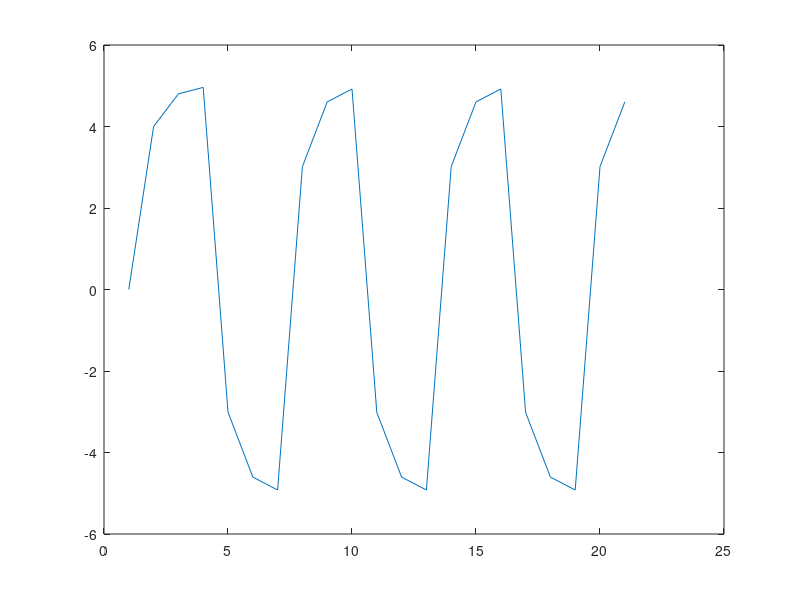

MATLAB code for this plot:
%%%%%%%%%%%%%%%%%%%%%%%%%%%%%%%%%%%%%%%%
%%%%  “Shark Fin” waveform  pattern %%%%
%%%%%%%%%%%%%%%%%%%%%%%%%%%%%%%%%%%%%%%%

% Parameters
Vmax = 5;
Vmin = -5;
tolerance = 0.1;
increment = 0.1;
gE = 0.8; % gain Exciter state
gI = 0.8; % gain Inhibitor state

we2i = 1;
wi2e = 1;

ndata = 20;

oscillator_data = zeros(1, ndata);


%  Initialize variables.
j = 1;                        % j is the time variable (x-axis)
V_stable = (Vmax + Vmin)/2.0; % V_stable is set as the midpoint between Vmax and Vmin
Vm = V_stable;                % Vm is the output of the system
Vd_work = Vmax;               % The current max value for Vm
V0_work = Vmin; % the current min value for Vm
state = 'e'; % state “e” is for exciter, i for inhibitor
T = tolerance; % Set T to the tolerence value, we want to reach Vd_work and V0_work within tolerance value T.
C = increment; % Set C to the value that Vm is increment/decremented by

oscillator_data(1) = V_stable;

% Generate patterns.
while (j <= ndata),
	% Excite state.
  % In the excite state, Vm is incremented until it reaches Vmax
  if strcmp(state,'e')
    Ve = Vmax - Vm; % Exciter state error
    Vc = gE * Ve;
    Vm = Vm + Vc;
    % If exceeds the current max value for Vm, Vd_work, transiton to the inhibit state.
    if (Vm >= ( Vd_work-T))
      % Set the state to inhibit.
      state = 'i';
      % Diminish the current min value for Vm, V0_work, by the weight from Exciter to Inhibitor, we2i.
      V0_work = V0_work * we2i;
    end

  % Inhibit state.
	elseif strcmp(state,'i')
    Ve = Vmin - Vm; % Inhibitor state error
    Vc = gI * Ve;
    Vm = Vm + Vc;
    % If Vm is less than the current min value for Vm, V0_work, transiton to the excite state.
    if ( Vm <= ( V0_work + T))
      % Set the state to excite.
      state = 'e';
      % Increase the current max value for Vm, Vd_work, by the weight from Inhibitor to Excitor, wi2e.
      Vd_work = Vd_work * wi2e;
   end
  end
  
  % Output data.
	oscillator_data(j+1) =  Vm;
  
  % Increment count.
  j = j + 1;
    
end

plot(oscillator_data);